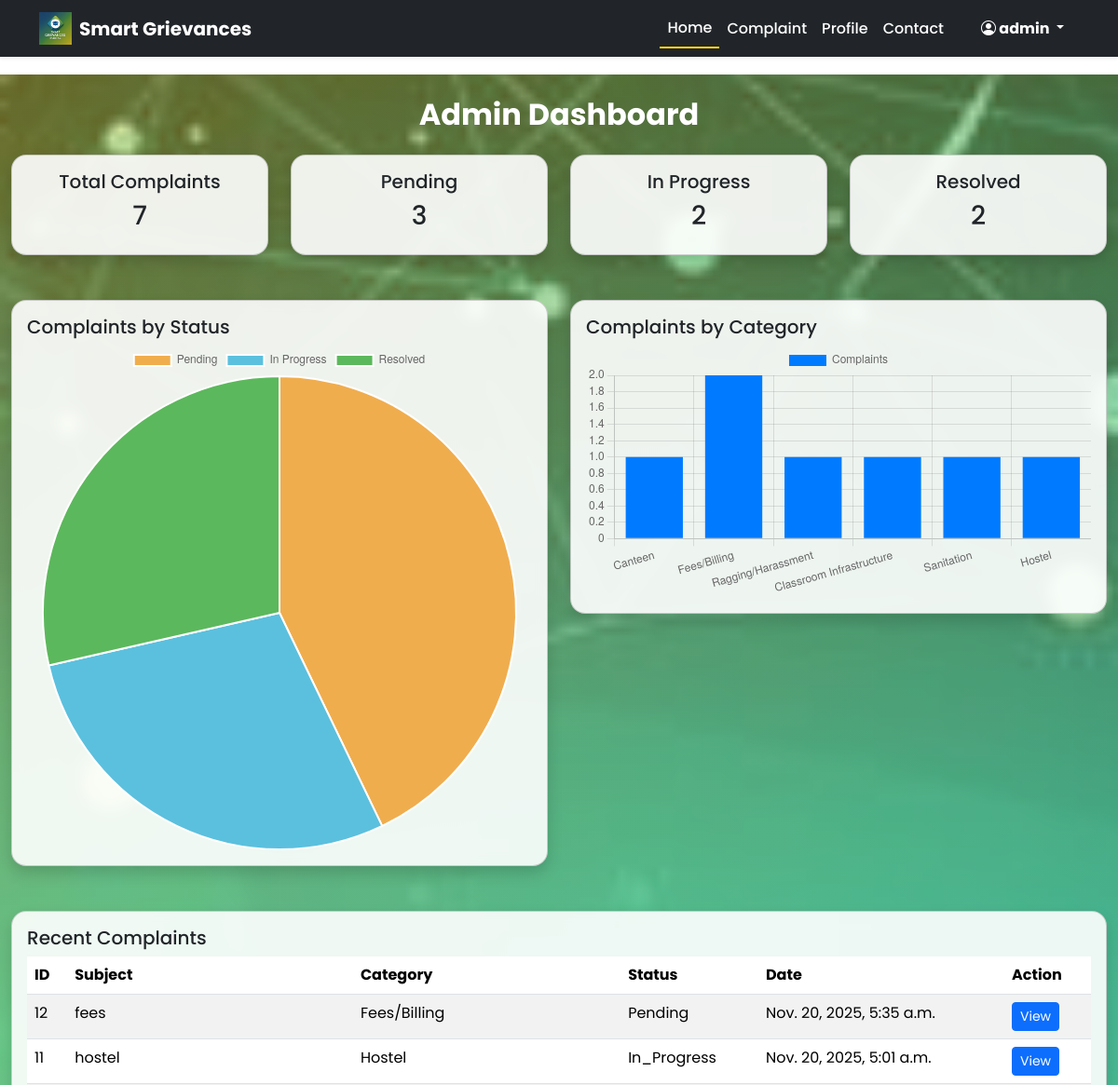
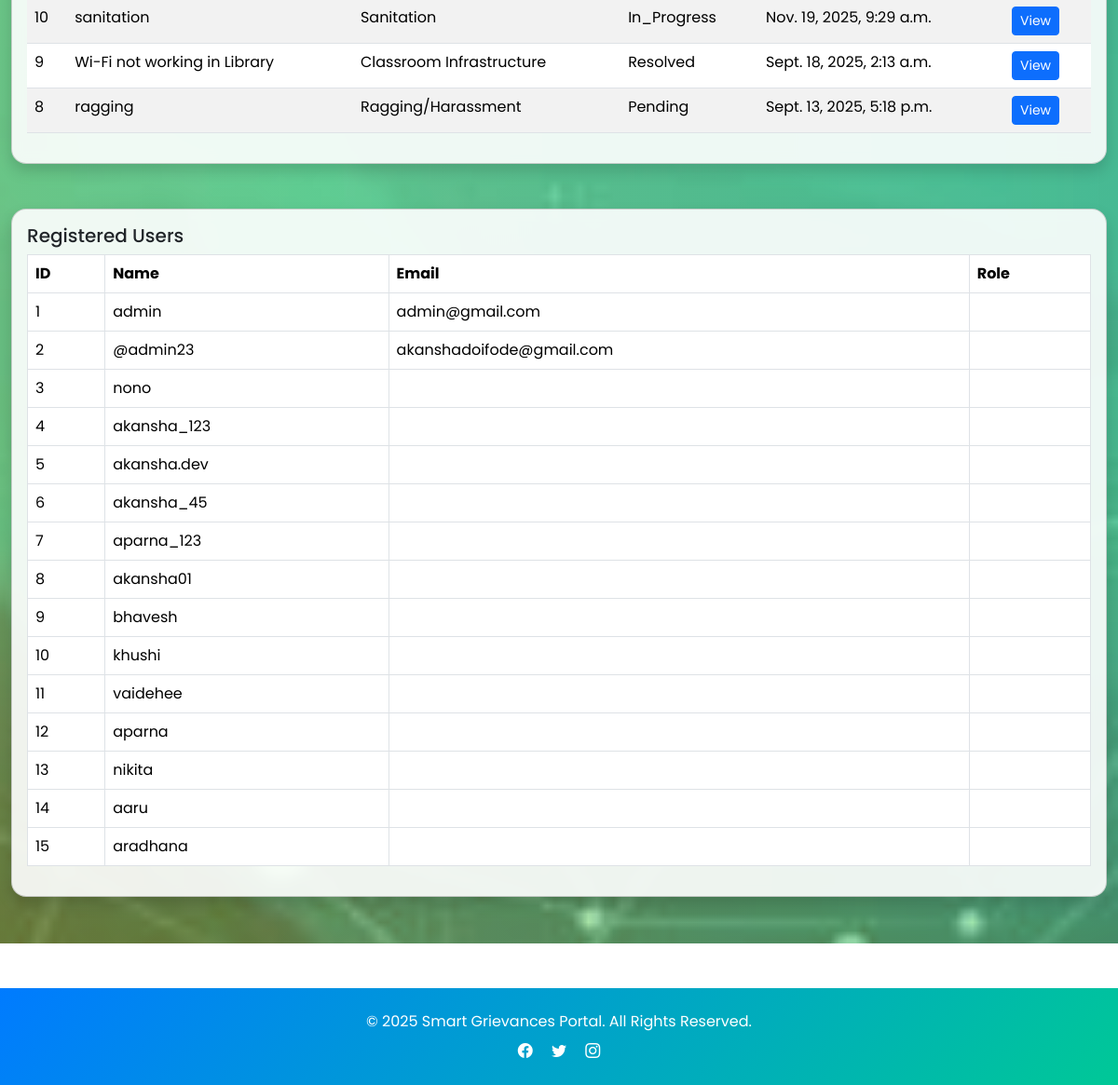
The page /admin_dashboard/ (signed in) on the database its author committed (2 pictures, top to bottom).
### grienvances/models.py (models this page shows)
class Complaint(models.Model):
    user = models.ForeignKey(User, on_delete=models.CASCADE)
    subject = models.CharField(max_length=200)
    description = models.TextField()
    attachment = models.FileField(upload_to='attachments/', blank=True, null=True)
    status = models.CharField(max_length=20, choices=[("Pending","Pending"),("In Progress","In Progress"),("Resolved","Resolved")], default="Pending")
    priority = models.CharField(max_length=10, choices=PRIORITY_CHOICES, default="Medium")
    category = models.CharField(max_length=50, choices=CATEGORY_CHOICES, blank=True, null=True)  # <-- Add this
    created_at = models.DateTimeField(auto_now_add=True)
    updated_at = models.DateTimeField(auto_now=True)
    sentiment_score = models.FloatField(blank=True, null=True)

### grienvances/views.py (the view)
# urls.py: path("admin_dashboard/", admin_dashboard, name="admin_dashboard"),
@user_passes_test(is_admin)
def admin_dashboard(request):
    total_complaints = Complaint.objects.count()
    pending_complaints = Complaint.objects.filter(status="Pending").count()
    inprogress_complaints = Complaint.objects.filter(status="In_Progress").count()
    resolved_complaints = Complaint.objects.filter(status="Resolved").count()
    recent_complaints = Complaint.objects.order_by('-created_at')[:5]
    users = User.objects.all()
    categories = Complaint.objects.values("category").distinct()
    category_data = [
        {"name": cat["category"], "count": Complaint.objects.filter(category=cat["category"]).count()}
        for cat in categories
    ]
    context = {
        "total_complaints": total_complaints,
        "pending_complaints": pending_complaints,
        "inprogress_complaints": inprogress_complaints,
        "resolved_complaints": resolved_complaints,
        "recent_complaints": recent_complaints,
        "users": users,
        "categories": category_data,
    }
    return render(request, "admin_dashboard.html", context)

### grienvances/views.py (called while the page is built)
def is_admin(user):
    return user.is_staff

### templates/admin_dashboard.html (shortened to what this page needs)
{% extends "base.html" %}
{% load static %}
{% block content %}
<div class="admin-dashboard-bg">
  <div class="container-fluid mt-4">
    <h2 class="fw-bold text-center text-white mb-4">Admin Dashboard</h2>
    <div class="row text-center g-4">
      <div class="col-md-3">
        <div class="card animate-pop shadow">
          <div class="card-body">
            <h5>Total Complaints</h5>
            <h3>{{ total_complaints }}</h3>
          </div>
        </div>
      </div>
      <div class="col-md-3">
        <div class="card animate-pop shadow">
          <div class="card-body">
            <h5>Pending</h5>
            <h3>{{ pending_complaints }}</h3>
          </div>
        </div>
      </div>
      <div class="col-md-3">
        <div class="card animate-pop shadow">
          <div class="card-body">
            <h5>In Progress</h5>
            <h3>{{ inprogress_complaints }}</h3>
          </div>
        </div>
      </div>
      <div class="col-md-3">
        <div class="card animate-pop shadow">
          <div class="card-body">
            <h5>Resolved</h5>
            <h3>{{ resolved_complaints }}</h3>
          </div>
        </div>
      </div>
    </div>
    <div class="row mt-5">
      <div class="col-md-6">
        <div class="card animate-pop shadow">
          <div class="card-body">
            <h5>Complaints by Status</h5>
            <canvas id="statusChart"></canvas>
          </div>
        </div>
      </div>
      <div class="col-md-6">
        <div class="card animate-pop shadow">
          <div class="card-body">
            <h5>Complaints by Category</h5>
            <canvas id="categoryChart"></canvas>
          </div>
        </div>
      </div>
    </div>
    <div class="row mt-5">
      <div class="col-md-12">
        <div class="card animate-pop shadow">
          <div class="card-body">
            <h5>Recent Complaints</h5>
            <table class="table table-striped table-hover">
              <thead>
                <tr>
                  <th>ID</th>
                  <th>Subject</th>
                  <th>Category</th>
                  <th>Status</th>
                  <th>Date</th>
                  <th>Action</th>
                </tr>
              </thead>
              <tbody>
                {% for c in recent_complaints %}
                <tr>
                  <td>{{ c.id }}</td>
                  <td>{{ c.subject }}</td>
                  <td>{{ c.category }}</td>
                  <td>{{ c.status }}</td>
                  <td>{{ c.created_at }}</td>
                  <td>
                    <a href="{% url 'complaint_detail' c.id %}" class="btn btn-sm btn-primary">View</a>
                  </td>
                </tr>
                {% empty %}
                <tr>
                  <td colspan="6" class="text-center">No recent complaints</td>
                </tr>
                {% endfor %}
              </tbody>
            </table>
          </div>
        </div>
      </div>
    </div>
    <div class="row mt-5">
      <div class="col-md-12">
        <div class="card animate-pop shadow">
          <div class="card-body">
            <h5>Registered Users</h5>
            <table class="table table-bordered table-hover">
              <thead>
                <tr>
                  <th>ID</th>
                  <th>Name</th>
                  <th>Email</th>
                  <th>Role</th>
                </tr>
              </thead>
              <tbody>
                {% for u in users %}
                <tr>
                  <td>{{ u.id }}</td>
                  <td>{{ u.username }}</td>
                  <td>{{ u.email }}</td>
                  <td>{{ u.role }}</td>
                </tr>
                {% empty %}
                <tr>
                  <td colspan="4" class="text-center">No users found</td>
                </tr>
                {% endfor %}
              </tbody>
            </table>
          </div>
        </div>
      </div>
    </div>
  </div>
</div>
<script>
  // Complaints by Status
  var ctx1 = document.getElementById('statusChart').getContext('2d');
  var statusChart = new Chart(ctx1, {
    type: 'pie',
    data: {
      labels: ['Pending', 'In Progress', 'Resolved'],
      datasets: [{
        data: [{{ pending_complaints }}, {{ inprogress_complaints }}, {{ resolved_complaints }}],
        backgroundColor: ['#f0ad4e', '#5bc0de', '#5cb85c']
      }]
    }
  });
  // Complaints by Category
  var ctx2 = document.getElementById('categoryChart').getContext('2d');
  var categoryChart = new Chart(ctx2, {
    type: 'bar',
    data: {
      labels: [{% for cat in categories %}'{{ cat.name }}',{% endfor %}],
      datasets: [{
        label: 'Complaints',
        data: [{% for cat in categories %}{{ cat.count }},{% endfor %}],
        backgroundColor: '#007bff'
      }]
    }
  });
</script>
{% endblock %}

### templates/base.html (shortened to what this page needs)
{% load static %}
<!DOCTYPE html>
<html lang="en">
<head>
  <link href="https://cdn.jsdelivr.net/npm/bootstrap@5.3.3/dist/css/bootstrap.min.css" rel="stylesheet">
  <link href="https://cdn.jsdelivr.net/npm/bootstrap-icons/font/bootstrap-icons.css" rel="stylesheet">
  <link href="https://cdn.jsdelivr.net/npm/aos@2.3.4/dist/aos.css" rel="stylesheet">
</head>
<body>
  <nav class="navbar navbar-expand-lg navbar-dark bg-dark fixed-top shadow-sm">
    <div class="container">
      <a class="navbar-brand d-flex align-items-center" href="{% url 'homepage' %}">
        <img src="{% static 'images/logo.png' %}" alt="Logo" width="35" class="me-2">
        <span class="fw-bold">Smart Grievances</span>
      </a>
      <div class="collapse navbar-collapse" id="navbarNav">
        <ul class="navbar-nav ms-auto align-items-lg-center">
          <li class="nav-item"><a class="nav-link active" href="{% url 'homepage' %}">Home</a></li>
          <li class="nav-item"><a class="nav-link" href="{% url 'complaint_list' %}">Complaint</a></li>
          <li class="nav-item"><a class="nav-link" href="{% url 'profile' %}">Profile</a></li>
          <li class="nav-item"><a class="nav-link" href="{% url 'contact' %}">Contact</a></li>
          {% if user.is_authenticated %}
            <li class="nav-item dropdown ms-lg-3">
              <a class="nav-link dropdown-toggle btn btn-warning text-dark px-3 fw-bold" href="#" id="userDropdown" role="button" data-bs-toggle="dropdown">
                <i class="bi bi-person-circle"></i> {{ user.username }}
              </a>
            </li>
          {% else %}
            <li class="nav-item ms-lg-3">
              <a href="{% url 'login' %}" class="btn btn-warning px-3 fw-bold">Login</a>
            </li>
          {% endif %}
        </ul>
      </div>
    </div>
  </nav>
  <main>
    {% block content %}
    {% endblock %}
  </main>
  <footer class="text-white text-center py-4 mt-5" style="background: linear-gradient(135deg, #007BFF, #00C897);">
    <p class="mb-2">© 2025 Smart Grievances Portal. All Rights Reserved.</p>
    <div class="social-icons">
      <a href="#" class="text-white mx-2"><i class="bi bi-facebook"></i></a>
      <a href="#" class="text-white mx-2"><i class="bi bi-twitter"></i></a>
      <a href="#" class="text-white mx-2"><i class="bi bi-instagram"></i></a>
    </div>
  </footer>
</body>
</html>

### templates/base.html (style rules this page uses)
body { font-family: 'Poppins', sans-serif; }
.navbar .nav-link { color: #fff !important; transition: 0.3s; font-weight: 500; }
.navbar .nav-link.active { border-bottom: 2px solid #FFD700; }

### rows shown on the page
Complaint: id "12", subject "fees", category "Fees/Billing", status "Pending", created_at "Nov. 20, 2025, 5:35 a.m."
Complaint: id "11", subject "hostel", category "Hostel", status "In_Progress", created_at "Nov. 20, 2025, 5:01 a.m."
Complaint: id "10", subject "sanitation", category "Sanitation", status "In_Progress", created_at "Nov. 19, 2025, 9:29 a.m."
Complaint: id "9", subject "Wi-Fi not working in Library", category "Classroom Infrastructure", status "Resolved", created_at "Sept. 18, 2025, 2:13 a.m."
Complaint: id "8", subject "ragging", category "Ragging/Harassment", status "Pending", created_at "Sept. 13, 2025, 5:18 p.m."

### other values the page prints
{{ user.username }} "admin"
{{ total_complaints }} "7"
{{ pending_complaints }} "3"
{{ inprogress_complaints }} "2"
{{ resolved_complaints }} "2"
{{ u.id }} "1"
{{ u.username }} "admin"
{{ u.email }} "admin@gmail.com"
{{ u.id }} "2"
{{ u.username }} "@admin23"
{{ u.email }} "akanshadoifode@gmail.com"
{{ u.id }} "3"
{{ u.username }} "nono"
{{ u.id }} "4"
{{ u.username }} "akansha_123"
